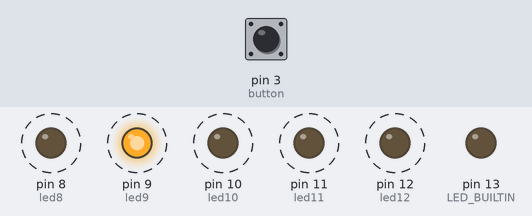
The sketch below on a simulated Arduino Uno, built with avr-gcc and run on an emulated ATmega328P. Shown: output pins drawn as LEDs (lit = HIGH). Dashed ring = blinking. The inputs (shaded band) are chosen by the test bench; at power-on: pin 3 (button) HIGH.

Above: at 1.29 s.
1.3 s: pin 3 (button) pulled LOW for 0.15 s
At 2.61 s:
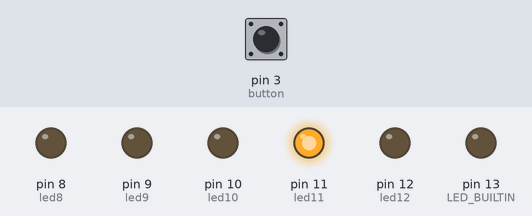
At 3.9 s:
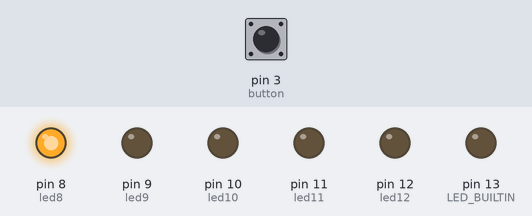
7.3 s: pin 3 (button) pulled LOW for 1 s
At 9.33 s:
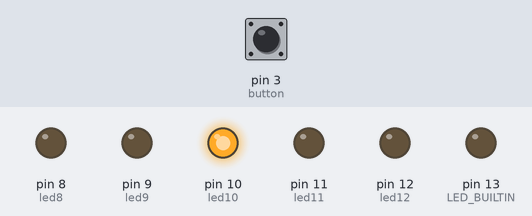
Timing chart, 0 to 16.3 s (numbered marks = the images above; inputs shaded):
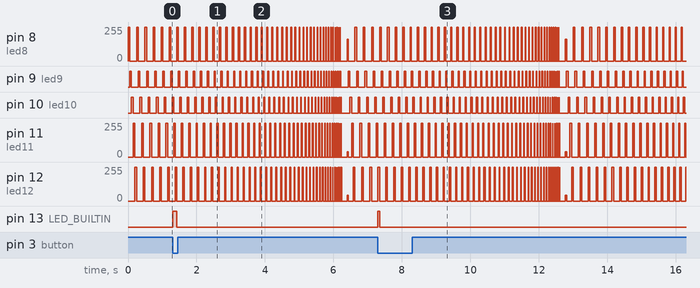

The sketch:

63010841interrupt-9.ino
```cpp
int led8 = 8;
int led9 = 9;
int led10 = 10;
int led11 = 11;
int led12 = 12;
int button = 3;
int i;
void switch1()
{
  if (digitalRead(button) == LOW)
    digitalWrite(LED_BUILTIN, HIGH);
  else
    digitalWrite(LED_BUILTIN, LOW);
}

void setup()
{

  pinMode(button, INPUT_PULLUP);
  pinMode(led8, OUTPUT);
  pinMode(led9, OUTPUT);
  pinMode(led10, OUTPUT);
  pinMode(led11, OUTPUT);
  pinMode(led12, OUTPUT);
  pinMode(LED_BUILTIN, OUTPUT);
  attachInterrupt(digitalPinToInterrupt(button), switch1, CHANGE);
  Serial.begin(9600);
}

void loop()
{
  for (i = 50; i > 0; i--)
  {
    int x = digitalRead(button);
    digitalWrite(LED_BUILTIN, LOW);
    digitalWrite(led8, HIGH);
    delay(i);
    digitalWrite(led8, LOW);
    digitalWrite(led9, HIGH);
    delay(i);
    digitalWrite(led9, LOW);
    digitalWrite(led10, HIGH);
    delay(i);
    digitalWrite(led10, LOW);
    digitalWrite(led11, HIGH);
    delay(i);
    digitalWrite(led11, LOW);
    digitalWrite(led12, HIGH);
    delay(i);
    digitalWrite(led12, LOW);
  }
}
```

Measured:
- after the input at 1.3 s, pin 13 (LED_BUILTIN): LOW → HIGH at once, → LOW 0.13 s later
- after the input at 7.3 s, pin 13 (LED_BUILTIN): LOW → HIGH at once, → LOW 0.05 s later
